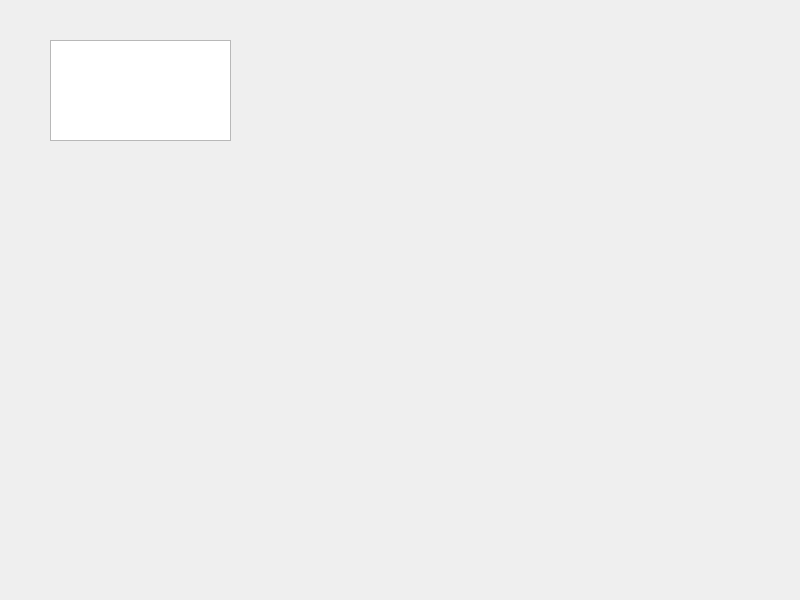
<?xml version="1.0" encoding="UTF-8"?>
<ui version="4.0">
 <class>IDT_C2_Client</class>
 <widget class="QWidget" name="IDT_C2_Client">
  <property name="geometry">
   <rect>
    <x>0</x>
    <y>0</y>
    <width>800</width>
    <height>600</height>
   </rect>
  </property>
  <property name="windowTitle">
   <string>IDT_C2_Client</string>
  </property>
  <widget class="QTextBrowser" name="TBx_Messages">
   <property name="geometry">
    <rect>
     <x>50</x>
     <y>40</y>
     <width>181</width>
     <height>101</height>
    </rect>
   </property>
  </widget>
 </widget>
 <resources/>
 <connections/>
</ui>
